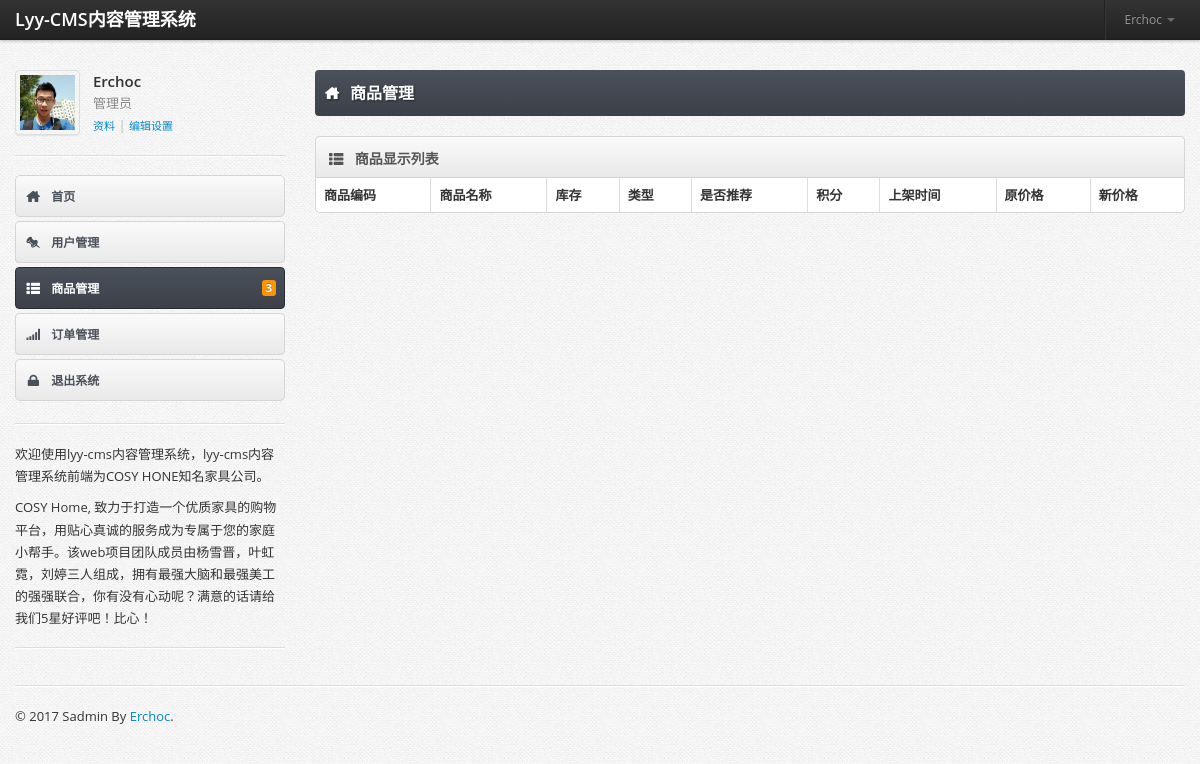
Page /sadmin/goodsmanage.php (signed in) on the earlier database version.
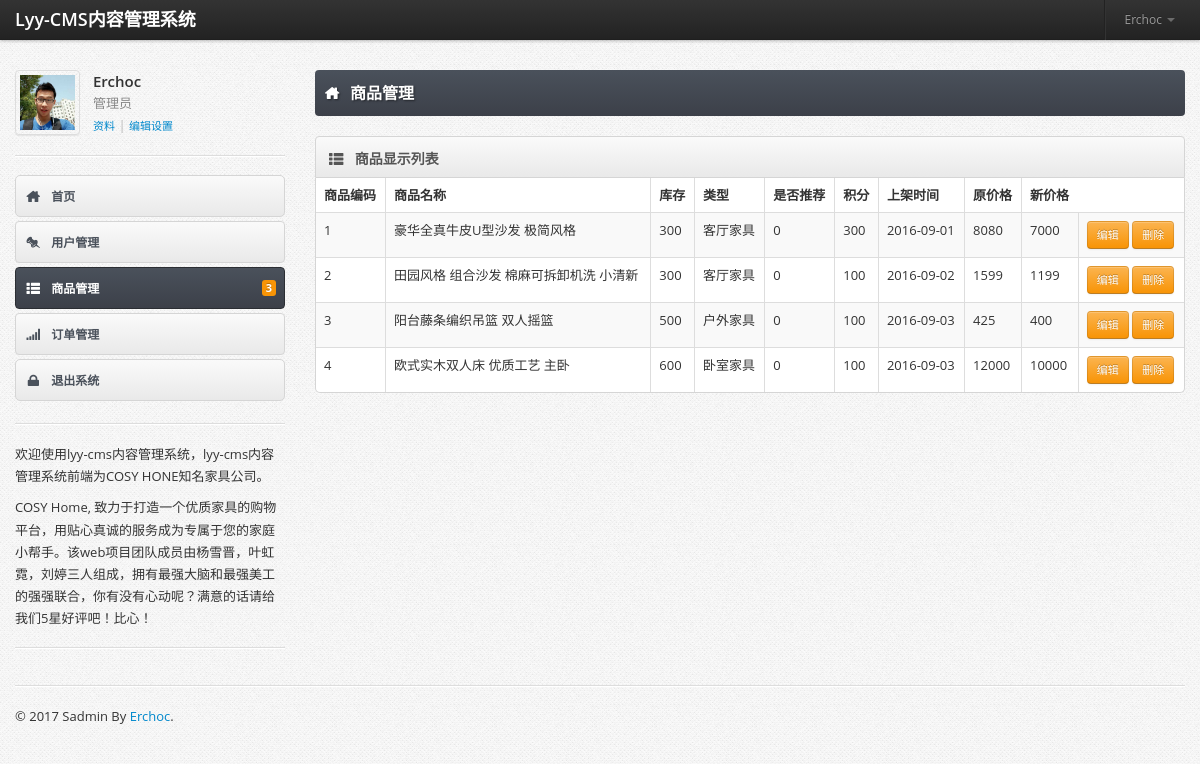
Same page on the later database version.
### tables this page shows
CREATE TABLE IF NOT EXISTS `goods` (
  `id` int(11) NOT NULL AUTO_INCREMENT,
  `gname` varchar(255) NOT NULL,
  `number` int(11) NOT NULL,
  `gtype` varchar(255) NOT NULL,
  `intro` varchar(255) NOT NULL,
  `recommend` int(11) NOT NULL,
  `integrals` int(11) NOT NULL,
  `up_time` date NOT NULL,
  `old_price` float NOT NULL,
  `new_price` float NOT NULL,
  PRIMARY KEY (`id`)
);

### sadmin/goodsmanage.php (the view, shortened to what this page needs)
<?php
require_once ("./php/conn.php");
?>
<!DOCTYPE html>
<html lang="en">
  <head>
    <link href="./css/bootstrap.min.css" rel="stylesheet" />
    <link href="./css/bootstrap-responsive.min.css" rel="stylesheet" />
    <link href="./css/font-awesome.css" rel="stylesheet" />
    <link href="./css/adminia.css" rel="stylesheet" />
    <link href="./css/adminia-responsive.css" rel="stylesheet" />
    <link href="./css/pages/dashboard.css" rel="stylesheet" />
<body>
<div class="navbar navbar-fixed-top">
	<div class="navbar-inner">
		<div class="container">
			<a class="brand" href="./"> Lyy-CMS内容管理系统 </a>
			<div class="nav-collapse">
				<ul class="nav pull-right">
					<li class="divider-vertical"></li>
					<li class="dropdown">
						<a data-toggle="dropdown" class="dropdown-toggle " href="#">
							Erchoc <b class="caret"></b>
						</a>
					</li>
				</ul>
			</div>
		</div>
	</div>
</div>
<div id="content">
	<div class="container">
		<div class="row">
			<div class="span3">
				<div class="account-container">
					<div class="account-avatar">
						<img src="./img/headshot.png" alt="" class="thumbnail" />
					</div>
					<div class="account-details">
						<span class="account-name">Erchoc</span>
						<span class="account-role">管理员</span>
						<span class="account-actions">
							<a href="javascript:;">资料</a> |
							<a href="javascript:;">编辑设置</a>
						</span>
					</div>
				</div>
				<hr />
				<ul id="main-nav" class="nav nav-tabs nav-stacked">
					<li>
						<a href="./">
							<i class="icon-home"></i>
							首页
						</a>
					</li>
					<li>
						<a href="./usersmanage.php">
							<i class="icon-pushpin"></i>
							用户管理
						</a>
					</li>
					<li class="active">
						<a href="./goodsmanage.php">
							<i class="icon-th-list"></i>
							商品管理
							<span class="label label-warning pull-right"> 3 </span>
						</a>
					</li>
					<li>
						<a href="./ordersmanage.php">
							<i class="icon-signal"></i>
							订单管理
						</a>
					</li>
					<li>
						<a href="./php/logout.php">
							<i class="icon-lock"></i>
							退出系统
						</a>
					</li>
				</ul>
				<hr />
				<div class="sidebar-extra">
					<p>欢迎使用lyy-cms内容管理系统，lyy-cms内容管理系统前端为COSY HONE知名家具公司。</p>
					<p>COSY Home, 致力于打造一个优质家具的购物平台，用贴心真诚的服务成为专属于您的家庭小帮手。该web项目团队成员由杨雪晋，叶虹霓，刘婷三人组成，拥有最强大脑和最强美工的强强联合，你有没有心动呢？满意的话请给我们5星好评吧！比心！</p>
				</div>
				<hr />
			</div>
			<div class="span9">
				<h1 class="page-title">
					<i class="icon-home"></i>
					商品管理
				</h1>
				<div class="widget widget-table">
					<div class="widget-header">
						<i class="icon-th-list"></i>
						<h3> 商品显示列表 </h3>
					</div>
					<div class="widget-content">
						<table class="table table-striped table-bordered">
							<thead>
								<tr>
									<th>商品编码</th>
									<th>商品名称</th>
									<th>库存</th>
									<th>类型</th>
									<th>是否推荐</th>
									<th>积分</th>
									<th>上架时间</th>
									<th>原价格</th>
									<th>新价格</th>
								</tr>
							</thead>
							<?php
								$sql = "SELECT * FROM `goods`";
								$result = $db->prepare($sql);
								$result->execute();
								$res = $result->fetchAll(PDO::FETCH_ASSOC);
								$output = "<tbody>";
								foreach ($res as $k => $v) {
								    $output .= "<tr>";
								    $output .= "<td>".$v['id']."</td>";
								    $output .= "<td>".$v['gname']."</td>";
								    $output .= "<td>".$v['number']."</td>";
								    $output .= "<td>".$v['gtype']."</td>";
								    $output .= "<td>".$v['recommend']."</td>";
								    $output .= "<td>".$v['integrals']."</td>";
								    $output .= "<td>".$v['up_time']."</td>";
								    $output .= "<td>".$v['old_price']."</td>";
								    $output .= "<td>".$v['new_price']."</td>";
								    $output .= "<td><a class='btn btn-small btn-warning' href='./account.html?id=".$v["id"]."';>"." 编辑 "."</a> <a class='btn btn-small btn-warning' href='./php/admindel.php?id=".$v["id"]."';>"." 删除 "."</a></td>";
								    $output .= "</tr>";
								}
								$output .= "</tdoby>";
								echo $output;
							 ?>
						</table>
					</div>
				</div>
			</div>
		</div>
	</div>
</div>
<div id="footer">
	<div class="container">
		<hr />
		<p>&copy; 2017 Sadmin By <a href="https://github.com/Erchoc">Erchoc</a>.</p>
	</div>
</div>
  </body>
</html>

Differences in the rows shown:
added goods: id "1", gname "豪华全真牛皮U型沙发 极简风格", number "300", gtype "客厅家具", recommend "0", integrals "300", up_time "2016-09-01", old_price "8080", new_price "7000"
added goods: id "2", gname "田园风格 组合沙发 棉麻可拆卸机洗 小清新", number "300", gtype "客厅家具", recommend "0", integrals "100", up_time "2016-09-02", old_price "1599", new_price "1199"
added goods: id "3", gname "阳台藤条编织吊篮 双人摇篮", number "500", gtype "户外家具", recommend "0", integrals "100", up_time "2016-09-03", old_price "425", new_price "400"
added goods: id "4", gname "欧式实木双人床 优质工艺 主卧", number "600", gtype "卧室家具", recommend "0", integrals "100", up_time "2016-09-03", old_price "12000", new_price "10000"
